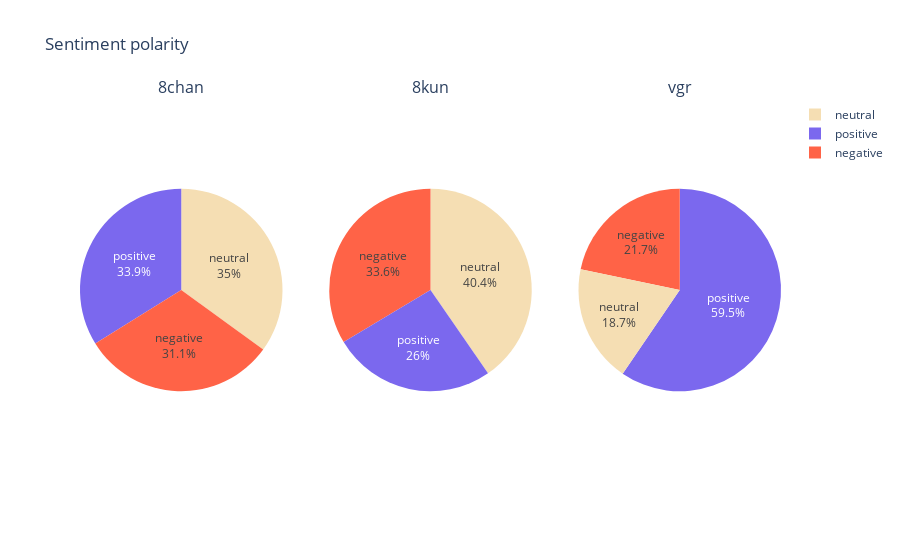

The notebook cell this image was saved under:
### Markdown cell above
# Comparison
* 8kun contains the most negative sentiment emotion across the datasets.
* The biggest emotion detected was "neutral" for all datasets. 
The reason for this is that there are many plainily descriptive posts.
In the vgr dataset the most recurrent post was a simple "no".
However, the second detected emotion is different for all three.
For VGR it is "approval", which is also shown by the mainly positive sentiment detected (59.5%).
For 8chan it is "curiosity", represented by some questions for example.
For 8kun it is "anger", again displaying the overal negative sentiment.
* 8kun also contains more swear words even as the top of its dictionary.

### Code cell
# Sentiment polarity Classification
sent1 = df_8chan_analysis["polarity"].value_counts().to_frame()\
  .reset_index().rename(columns={"polarity":"8chan", "index":"polarity"})
sent2 = df_8kun_analysis["polarity"].value_counts().to_frame()\
  .reset_index().rename(columns={"polarity":"8kun", "index":"polarity"})
sent3 = df_vgr_analysis["polarity"].value_counts().to_frame()\
  .reset_index().rename(columns={"polarity":"vgr", "index":"polarity"})

sentiment_df = pd.merge(sent1, sent2, on='polarity')
sentiment_df = pd.merge(sentiment_df, sent3, on='polarity').sort_index().sort_values("polarity")

# Make vis
fig = make_subplots(rows=1, cols=3, specs=[[{"type": "pie"}, {"type": "pie"}, {"type": "pie"}]], subplot_titles=("8chan", "8kun", "vgr"))

fig.add_trace(go.Pie(labels=sentiment_df.polarity, textinfo='label+percent', textposition='inside', marker=dict(colors=["tomato", "wheat", "mediumslateblue"]), 
values=sentiment_df["8chan"]), row=1, col=1)

fig.add_trace(go.Pie(labels=sentiment_df.polarity, textinfo='label+percent', textposition='inside', marker=dict(colors=["tomato", "wheat", "mediumslateblue"]), 
values=sentiment_df["8kun"]), row=1, col=2)

fig.add_trace(go.Pie(labels=sentiment_df.polarity, textinfo='label+percent', textposition='inside', marker=dict(colors=["tomato", "wheat", "mediumslateblue"]), 
values=sentiment_df["vgr"]), row=1, col=3)


# Update layout properties for spacing and sizing
#fig.update_layout(height=400, width=900, showlegend=False)
fig.update_layout(title_text=f"Sentiment polarity")
# Show the chart
fig.show()

### Figure 1 — Plotly figure (JSON) as saved in the notebook; plotly's stock layout.template omitted (floating-point values rounded to 4 significant figures)
{"data": [{"domain": {"x": [0, 0.2889], "y": [0, 1]}, "labels": ["negative", "neutral", "positive"], "marker": {"colors": ["tomato", "wheat", "mediumslateblue"]}, "textinfo": "label+percent", "textposition": "inside", "type": "pie", "values": [8761, 9846, 9530]}, {"domain": {"x": [0.3556, 0.6444], "y": [0, 1]}, "labels": ["negative", "neutral", "positive"], "marker": {"colors": ["tomato", "wheat", "mediumslateblue"]}, "textinfo": "label+percent", "textposition": "inside", "type": "pie", "values": [421, 506, 326]}, {"domain": {"x": [0.7111, 1], "y": [0, 1]}, "labels": ["negative", "neutral", "positive"], "marker": {"colors": ["tomato", "wheat", "mediumslateblue"]}, "textinfo": "label+percent", "textposition": "inside", "type": "pie", "values": [8326, 7179, 22807]}], "layout": {"annotations": [{"font": {"size": 16}, "showarrow": false, "text": "8chan", "x": 0.1444, "xanchor": "center", "xref": "paper", "y": 1, "yanchor": "bottom", "yref": "paper"}, {"font": {"size": 16}, "showarrow": false, "text": "8kun", "x": 0.5, "xanchor": "center", "xref": "paper", "y": 1, "yanchor": "bottom", "yref": "paper"}, {"font": {"size": 16}, "showarrow": false, "text": "vgr", "x": 0.8556, "xanchor": "center", "xref": "paper", "y": 1, "yanchor": "bottom", "yref": "paper"}], "title": {"text": "Sentiment polarity"}}}
